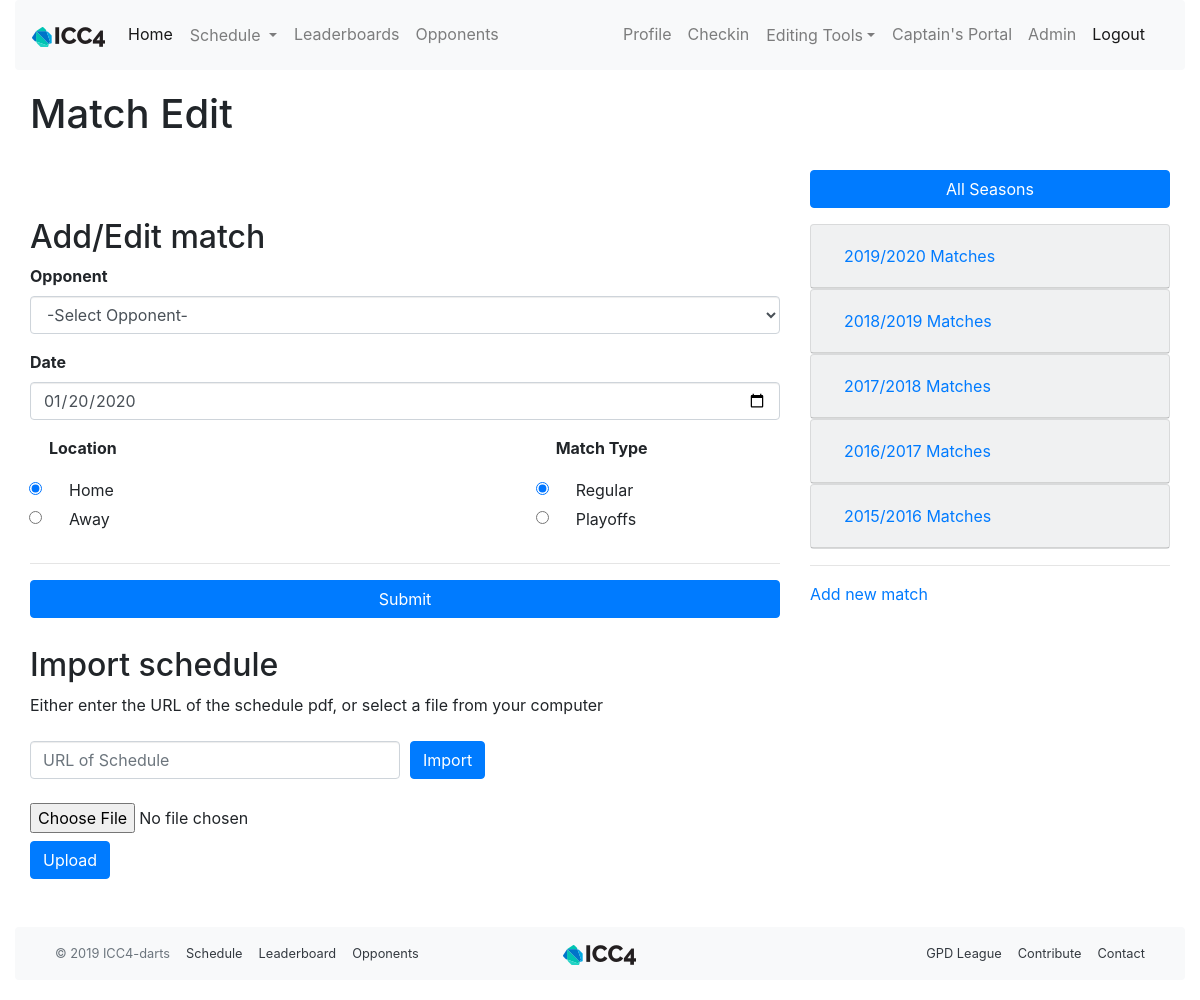
/match_edit/25 (signed in), run on an earlier commit of the app's database.
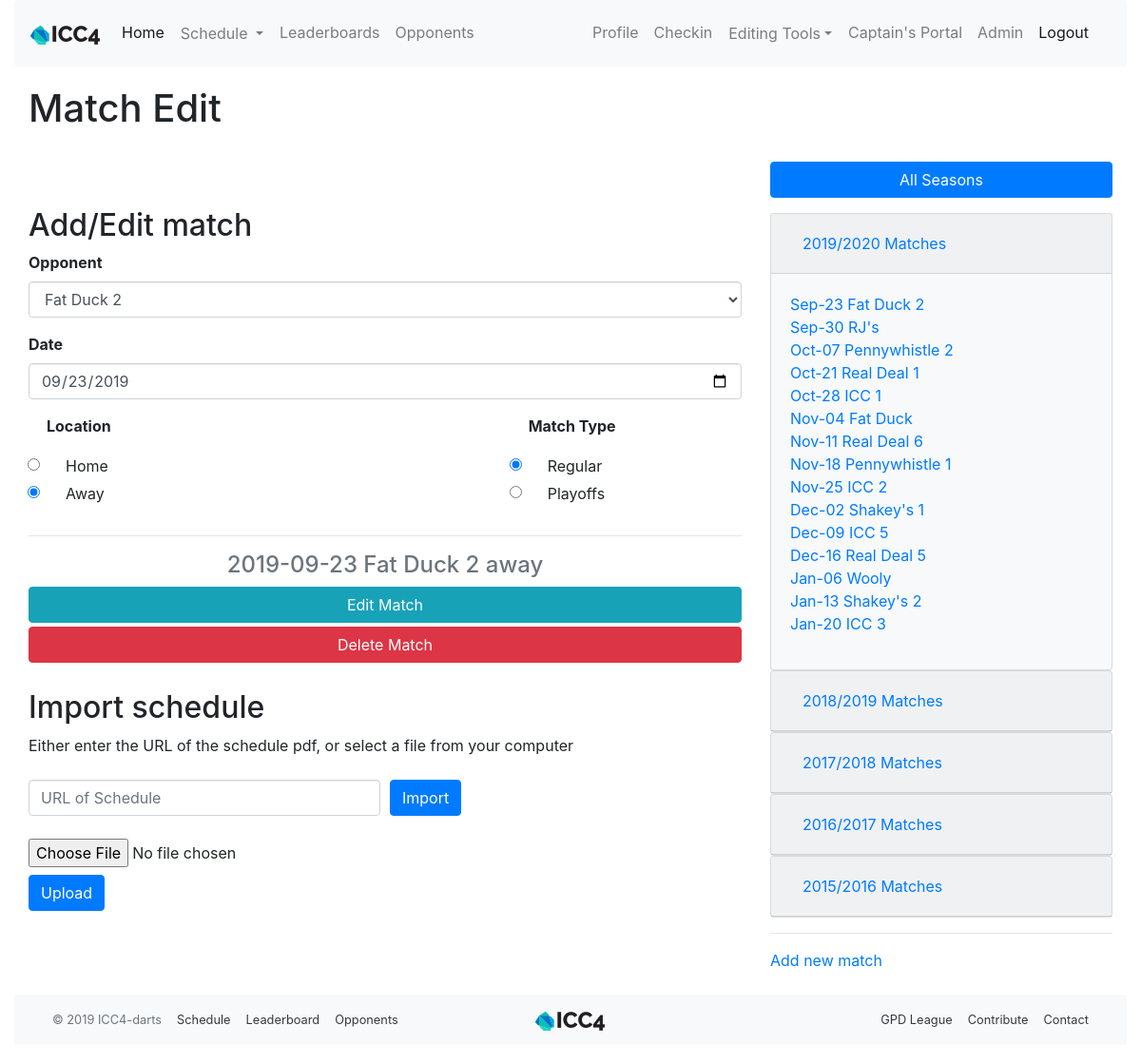
And on a later commit of the database.
### app/models.py (models this page shows, shortened)
class Season(db.Model):
    id = db.Column(db.Integer, primary_key=True)
    season_name = db.Column(db.String(64), index=True, unique=True)
    start_date = db.Column(db.Date, index=True)
    end_date = db.Column(db.Date, index=True)
    matches = db.relationship('Match', back_populates='season', lazy='dynamic')

class Match(db.Model):
    id = db.Column(db.Integer, primary_key=True)
    opponent_id = db.Column(db.Integer, db. ForeignKey('team.id'))
    opponent = db.relationship('Team', back_populates='matches')
    date = db.Column(db.Date, index=True, default=date.today())
    location = db.Column(db.String(64))
    home_away = db.Column(db.String(32), index=True)
    match_type = db.Column(db.String(32), index=True)
    games = db.relationship('Game', back_populates='match', lazy='dynamic')
    team_score = db.Column(db.Integer, index=True)
    opponent_score = db.Column(db.Integer, index=True)
    win = db.Column(db.Boolean, index=True, default=None)
    overtime = db.Column(db.Boolean, index=True, default=False)
    match_summary = db.Column(db.String(512))
    food = db.Column(db.String(128))
    season_id = db.Column(db.Integer, db. ForeignKey('season.id'))
    season = db.relationship('Season', back_populates='matches')
    match_stats = db.relationship('MatchStats', uselist=False, back_populates='match')
    high_scores = db.relationship('HighScore', back_populates='match', lazy='dynamic')
    low_scores = db.relationship('LowScore', back_populates='match', lazy='dynamic')
    checked_players = association_proxy('checked_players_association', 'player')
    reminder_email_sent = db.Column(db.Date)

class Team(db.Model):
    id = db.Column(db.Integer, primary_key=True)
    name = db.Column(db.String(64), index=True, unique=True)
    home_location = db.Column(db.String(64), index=True)
    address = db.Column(db.String(128), index=True)
    matches = db.relationship('Match', back_populates='opponent', lazy='dynamic')

### app/main/routes.py (the view, shortened to what this page needs)
@bp.route('/match_edit',  methods=['GET', 'POST'], defaults={'id': None})
@bp.route('/match_edit/<id>',  methods=['GET', 'POST'])
@login_required
@check_verification
@check_role(['admin','captain'])
def match_edit(id):
    match = Match.query.filter_by(id=id).first()
    form = EditMatchForm(match=match)
    all_teams = Team.query.order_by(Team.name).all()
    team_choices = [('', '-Select Opponent-')]+[(t.name,t.name) for t in all_teams]
    form.opponent.choices=team_choices
    all_matches = Match.query.order_by(Match.date).all()
    if request.method=='GET' and match is not None:
        form.load_match(match)
    return render_template('edit_match.html', title='Match Editor',
        form=form, match=match, all_matches=all_matches)

### app/main/forms.py (called while the page is built)
    def load_match(self, match):
        self.date.data = match.date
        self.opponent.data = match.opponent.name
        self.home_away.data = match.home_away
        self.match_type.data = match.match_type

### app/main/routes.py (called while the page is built)
@bp.before_request
def before_request():
    g.all_seasons = Season.query.order_by(Season.start_date.desc()).all()

### app/models.py (called while the page is built)
@login.user_loader
def load_user(id):
    return User.query.get(int(id))

    def check_role(self, roles):
        if self.role in roles:
            return True
        else:
            return False

### app/templates/edit_match.html (shortened to what this page needs)
{% extends "base.html" %}
{% import 'bootstrap/wtf.html' as wtf %}
{% block app_content %}
<div class="container-fluid">
  <h1>Match Edit</h1>
  <br>
  <div class="row">
  <div class="col-md-8 mt-4 order-1">
    <div class="row">
      <div class="col mt-4"><h2>Add/Edit match</h2>
        <form class="form" method="post" role="form">
          {{ wtf.form_field(form.opponent) }}
          {{ wtf.form_field(form.date, type="date") }}
          <div class="form-row">
            <div class="col-xs-4 px-4">
              {{ wtf.form_field(form.home_away) }}
             </div>
            <div class="col-xs-4">
            </div>
            <div class="col-xs-4 px-4">
              {{ wtf.form_field(form.match_type) }}
            </div>
          </div>
          <hr>
          {% if match %}
          <h4 class="text-center text-muted">{{ match.date.strftime('%Y-%m-%d') }} {{ match.opponent.name }} {{ match.home_away }}</h4>
          {{ wtf.form_field(form.submit_edit, button_map={'submit_edit': 'info my-1 btn-block'}) }}
          <button type="button" id="modal-click" class="btn btn-danger btn-block my-1" data-toggle="modal" data-target="#confirmModal">Delete Match</button>
          {% else %}
          {{ wtf.form_field(form.submit_new, button_map={'submit_new': 'primary my-1 btn-block'}) }}
          {% endif %}
        </form>
      </div>
    </div>
    <div class="row">
      <div class="col mt-4"><h2>Import schedule</h2>
        <p>Either enter the URL of the schedule pdf, or select a file from your computer</p>
        <form name="import_form" id="import_form" action="{{ url_for('main.upload_schedule') }}" method="post" enctype=multipart/form-data>
          <div class="form-row align-items-center">
          <div class="form-group col-md-6">
            <input type="text" class="form-control" name="schedule_url" placeholder="URL of Schedule">
          </div>
          <div class="form-group col-md-6">
            <input type="submit" value="Import" class="btn btn-primary my-2">
          </div>
          </div>
        </form>
        <form name="upload_form" action="{{ url_for('main.upload_schedule') }}" method="post" enctype=multipart/form-data>
          <div class="form-group">
            <input type="file" name="schedule_file" class="form-control-file">
            <input type="submit" value="Upload" class="btn btn-primary my-2">
          </div>
        </form>
      </div>
    </div>
  </div>
  <div class="col-md-4 order-0 order-md-1">
    <p>
      <a class="btn btn-primary btn-block" data-toggle="collapse" href="#allSeasonCollapse" role="button" aria-expanded="false" aria-controls="allSeasonCollapse">All Seasons</a>
    </p>
    <div class="collapse multi-collapse" id="allSeasonCollapse">
      <div id="accordion">
        {% for season in g.all_seasons %}
        <div class="card bg-light">
          <div class="card-header" id="heading{{season.id}}">
            <h5 class="mb-0">
              <button class="btn btn-link" data-toggle="collapse" data-target="#collapse{{season.id}}" aria-expanded="false" aria-controls="collapse{{season.id}}">
                {{ season.season_name }} Matches
              </button>
            </h5>
          </div>
          <div id="collapse{{season.id}}" class="collapse" aria-labelledby="heading{{season.id}}" data-parent="#accordion">
            <div class="card-body">
              <ul class="list-unstyled">
                {% for m in season.matches|sort(attribute='date') %}
                <li>
                  <a href="{{ url_for('main.match_edit', id=m.id) }}">{{ m.date.strftime('%b-%d') }} {{ m.opponent.name }}</a>
                </li>
                {% endfor %}
              </ul>
            </div>
          </div>
        </div>
        {% endfor %}
        <hr>
          <a href="{{ url_for('main.match_edit') }}">Add new match</a>
      </div>
    </div>
  </div>
  </div>
</div>
{% endblock %}

What changed in the data, as far as the page shows it:
added Match: opponent "Fat Duck 2", date "09/23/2019", home_away "☐ Home ☑ Away", match_type "☑ Regular ☐ Playoffs", date "2019-09-23", home_away "away", date "Sep-23", opponent.name "Fat Duck 2"
now on this page (row unchanged): Team: opponent.name "Fat Duck 2"
added Match: date "Sep-30", opponent.name "RJ's", shown under Season (number 1 of 5 on the later page)
added Match: date "Oct-07", opponent.name "Pennywhistle 2", shown under Season (number 1 of 5 on the later page)
added Match: date "Oct-21", opponent.name "Real Deal 1", shown under Season (number 1 of 5 on the later page)
added Match: date "Oct-28", opponent.name "ICC 1", shown under Season (number 1 of 5 on the later page)
added Match: date "Nov-04", opponent.name "Fat Duck", shown under Season (number 1 of 5 on the later page)
added Match: date "Nov-11", opponent.name "Real Deal 6", shown under Season (number 1 of 5 on the later page)
added Match: date "Nov-18", opponent.name "Pennywhistle 1", shown under Season (number 1 of 5 on the later page)
added Match: date "Nov-25", opponent.name "ICC 2", shown under Season (number 1 of 5 on the later page)
added Match: date "Dec-02", opponent.name "Shakey's 1", shown under Season (number 1 of 5 on the later page)
added Match: date "Dec-09", opponent.name "ICC 5", shown under Season (number 1 of 5 on the later page)
added Match: date "Dec-16", opponent.name "Real Deal 5", shown under Season (number 1 of 5 on the later page)
added Match: date "Jan-06", opponent.name "Wooly", shown under Season (number 1 of 5 on the later page)
added Match: date "Jan-13", opponent.name "Shakey's 2", shown under Season (number 1 of 5 on the later page)
added Match: date "Jan-20", opponent.name "ICC 3", shown under Season (number 1 of 5 on the later page)
Also different on the page:
form field submit_edit: (not shown) → "Edit Match"
form field opponent: "-Select Opponent-" → (not shown)
form field date: "01/20/2020" → (not shown)
form field home_away: "☑ Home ☐ Away" → (not shown)
form field match_type: "☑ Regular ☐ Playoffs" → (not shown)
form field submit_new: "Submit" → (not shown)
text now shown: "Delete Match"
